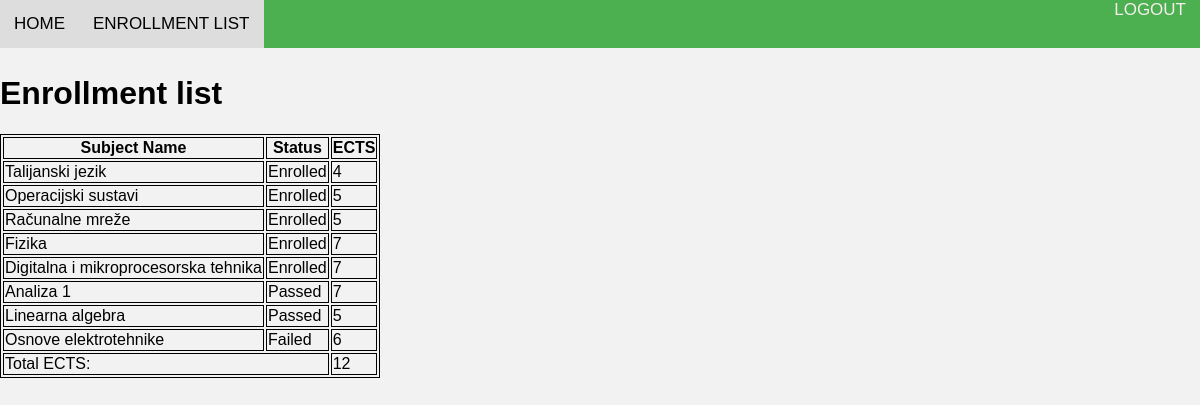
/upisni_list/ (signed in), run on the app's committed database.
### EnrollmentApp/models.py (models this page shows, shortened)
class Predmeti(models.Model):
    IZBORNI = (('da', 'da'), ('ne', 'ne'))
    name = models.CharField(max_length=50)
    kod = models.CharField(max_length=10)
    program = models.TextField(max_length=50,null=False)
    ects = models.IntegerField(null=False)
    sem_red = models.IntegerField(null=False)
    sem_izv = models.IntegerField(null=False)
    izborni = models.CharField(max_length=10, choices=IZBORNI)
    nositelj = models.ForeignKey(Korisnici, on_delete=models.SET_NULL, null=True, default=None)

### EnrollmentApp/views.py (the view)
# urls.py: path('upisni_list/', upisni_list, name='upisni_list'),
@login_required
@user_passes_test(check_student)
def upisni_list(request):
    student = request.user
    enrolled_subjects = Predmeti.objects.filter(studentenrollment__student=student, studentenrollment__status=StudentEnrollment.StatusChoices.ENROLLED.value)
    passed_subjects = Predmeti.objects.filter(studentenrollment__student=student, studentenrollment__status=StudentEnrollment.StatusChoices.PASSED.value)
    failed_subjects = Predmeti.objects.filter(studentenrollment__student=student, studentenrollment__status=StudentEnrollment.StatusChoices.FAILED.value)
    passed_ects_total = passed_subjects.aggregate(total_ects=Sum('ects')).get('total_ects') or 0
    context = {
        'enrolled_subjects': enrolled_subjects,
        'passed_subjects': passed_subjects,
        'failed_subjects': failed_subjects,
        'passed_ects_total': passed_ects_total
    }
    return render(request, 'upisni_list.html', context)

### EnrollmentApp/views.py (called while the page is built)
def check_student(user):
     return user.role == 'student'

### EnrollmentApp/templates/upisni_list.html (shortened to what this page needs)
{% load static %}
<!DOCTYPE html>
<html>
<head>
    <link rel="stylesheet" type="text/css" href="{% static 'css/style.css' %}">
</head>
<body>
    <nav>
        <div class="nav-left">
          <a href="{% url 'success' %}" >HOME</a>
          <a href="{% url 'upisni_list' %}" class="current" >ENROLLMENT LIST</a>
        </div>
        <div class="nav-right">
          <a href="{% url 'logout' %}" class="logout">LOGOUT</a>
        </div>
    </nav>
    <br>
    <br>
    <br>
    <h1>Enrollment list</h1>
    <table>
        <tr>
            <th>Subject Name</th>
            <th>Status</th>
            <th>ECTS</th>
        </tr>
        {% for subject in enrolled_subjects %}
            <tr>
                <td>{{ subject.name }}</td>
                <td>Enrolled</td>
                <td> {{ subject.ects }}</td>
            </tr>
        {% empty %}
            <tr>
                <td colspan="2">No enrolled subjects.</td>
            </tr>
        {% endfor %}
        {% for subject in passed_subjects %}
            <tr>
                <td>{{ subject.name }}</td>
                <td>Passed</td>
                <td> {{ subject.ects }}</td>
            </tr>
        {% empty %}
            <tr>
                <td colspan="2">No passed subjects.</td>
            </tr>
        {% endfor %}
        {% for subject in failed_subjects %}
            <tr>
                <td>{{ subject.name }}</td>
                <td>Failed</td>
                <td> {{ subject.ects }}</td>
            </tr>
        {% empty %}
            <tr>
                <td colspan="2">No failed subjects.</td>
            </tr>
        {% endfor %}
        <tr>
            <td colspan="2">Total ECTS:</td>
            <td>{{ passed_ects_total }}</td>
        </tr>
    </table>
</body>
</html>

### static/css/style.css (style rules this page uses)
body { font-family: Arial, sans-serif; background-color: #f2f2f2; margin: 0px; padding: 0px; }
nav { position: fixed; overflow: hidden; top: 0; width: 100%; display: flex; flex-wrap: wrap; background-color: #4caf50; color: rgb(245, 239, 238); z-index: 100; }
.nav-left { display: flex; }
.nav-right { margin-left: auto; }
nav a { text-align: center; padding: 14px; text-decoration: none; font-size: 17px; overflow: hidden; color: rgb(245, 239, 238); }
.current { background-color: #ddd; color: black; }

### EnrollmentApp/templates/upisni_list.html (style rules this page uses)
table, th, tr, td { border: 1px solid }

### data on the page
Predmeti: name "Talijanski jezik", ects "4"
Predmeti: name "Operacijski sustavi", ects "5"
Predmeti: name "Računalne mreže", ects "5"
Predmeti: name "Fizika", ects "7"
Predmeti: name "Digitalna i mikroprocesorska tehnika", ects "7"
Predmeti: name "Analiza 1", ects "7"
Predmeti: name "Linearna algebra", ects "5"
Predmeti: name "Osnove elektrotehnike", ects "6"

### other printed values
{{ passed_ects_total }} "12"
